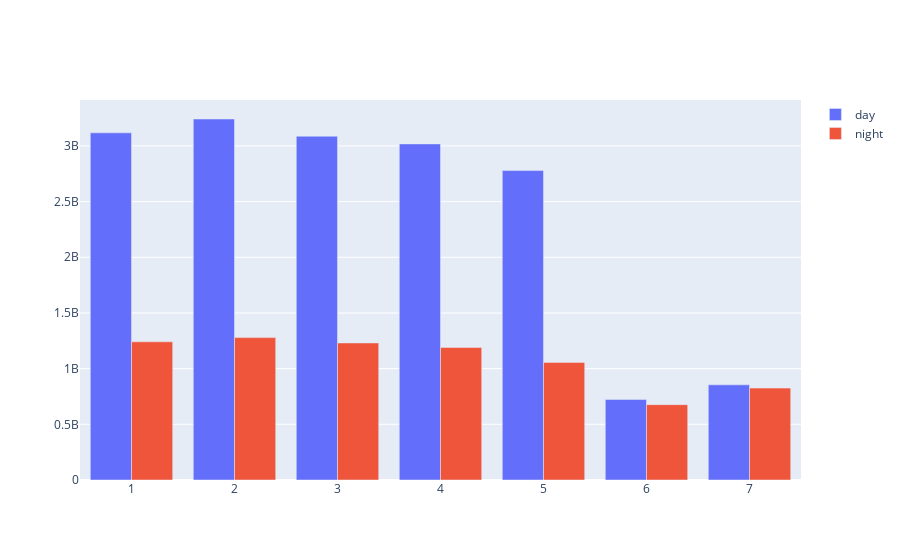

The cell this chart's notebook holds for it:
### Markdown cell above
## 5. Comparing Saturdays and Mondays

### Code cell
df3=df[(df['hour']>= 9) & (df['hour']<= 18)]
daypublications_df=df3.groupby('dayofweek')[['post_id']].sum()

df4=df[(df['hour']<9) | (df['hour']> 18)]
nightpublications_df=df4.groupby('dayofweek')[['post_id']].sum()

trace0 = go.Bar(
    x=daypublications_df.index,
    y=daypublications_df.post_id,
    name='day'
)

trace1 = go.Bar(
    x=nightpublications_df.index,
    y=nightpublications_df.post_id,
    name='night'
)
data = [trace0, trace1]
fig = go.Figure(data=data)
iplot(fig, show_link=False)

### Figure 1 — Plotly figure (JSON) as saved in the notebook; plotly's stock layout.template omitted (floating-point values rounded to 4 significant figures)
{"data": [{"name": "day", "type": "bar", "x": [1, 2, 3, 4, 5, 6, 7], "y": [3117331868, 3241871624, 3087268700, 3018124928, 2778605672, 722681091, 854598767]}, {"name": "night", "type": "bar", "x": [1, 2, 3, 4, 5, 6, 7], "y": [1241201009, 1278618522, 1230904348, 1190691636, 1056197021, 676595732, 825293420]}], "layout": {}}
